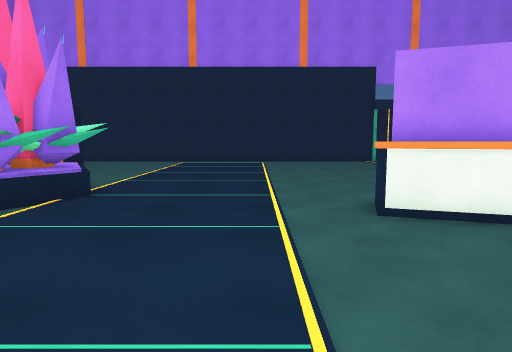
View 1 (above)

24 first-person views from a walk through a Unity game level. The camera is 1.3 m above the floor, tilts 6° down and sees 75° across. The floor is counted in squares, 1 m on a side. Each view is taken from the middle of a square. On the plan, view 1 faces up. The plan holds only what a view shows up to about 14 squares ahead; the rest is blank. The place goes on beyond the plan. Door leaves are left out, so doorways stand open.

View 2
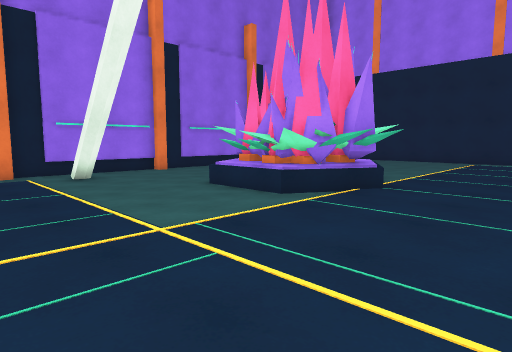

View 3
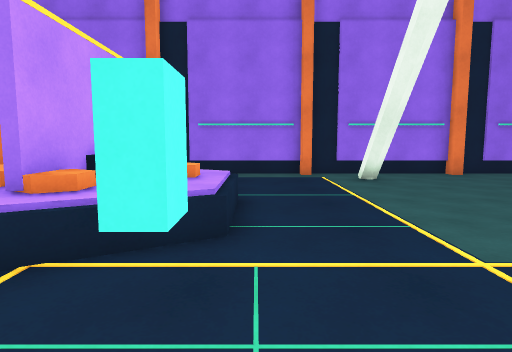

View 4
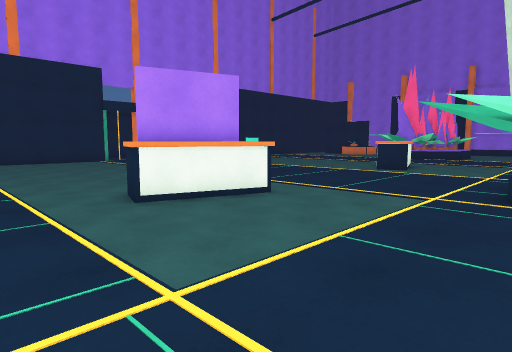

View 5
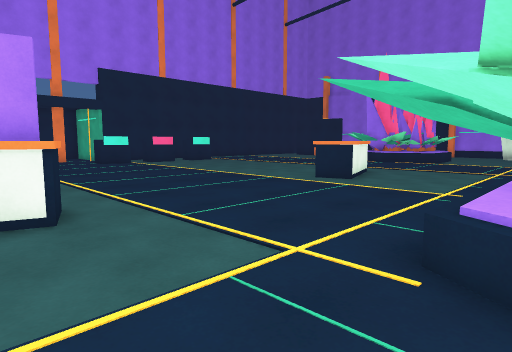

View 6
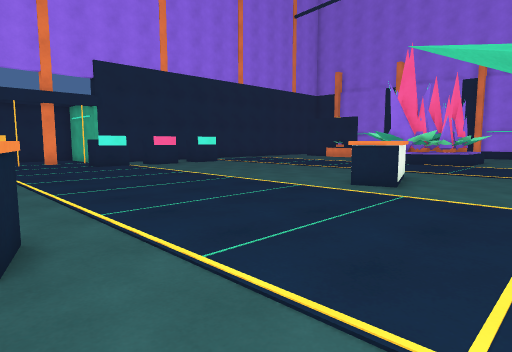

View 7
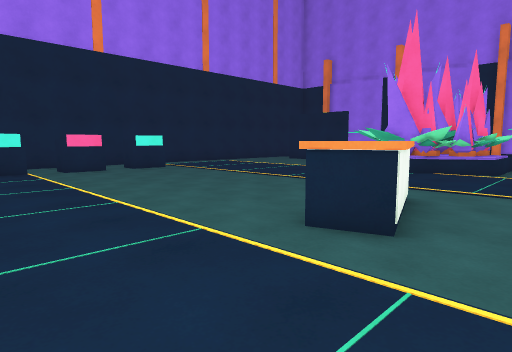

View 8
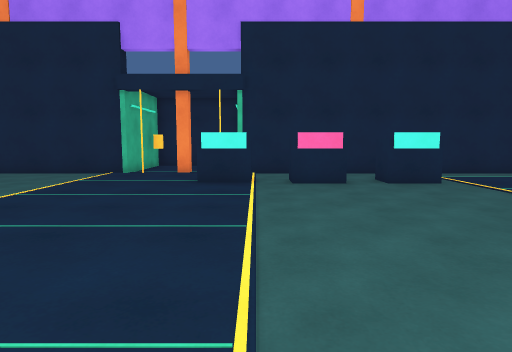

View 9
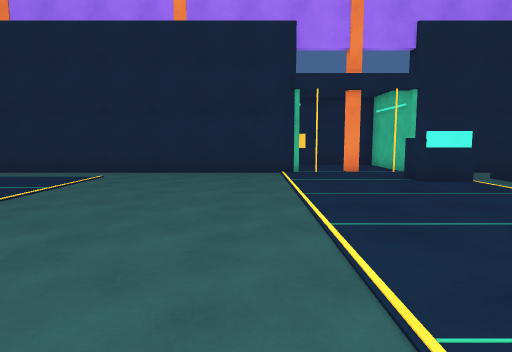

View 10
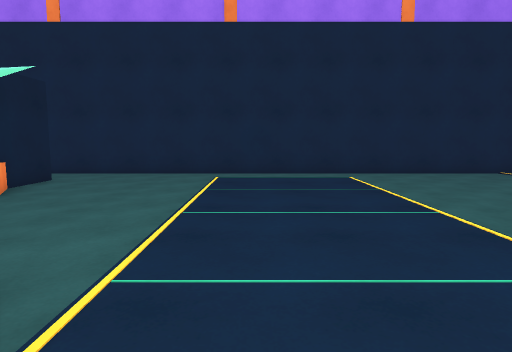

View 11
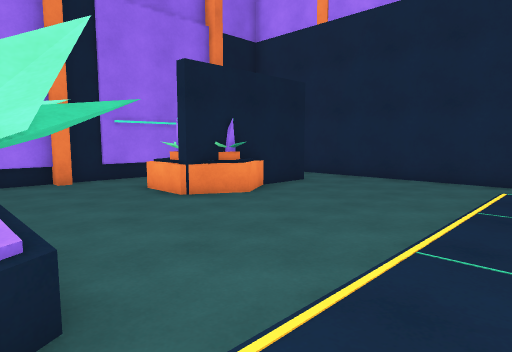

View 12
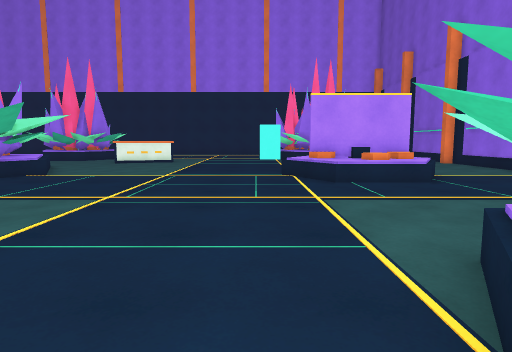

View 13
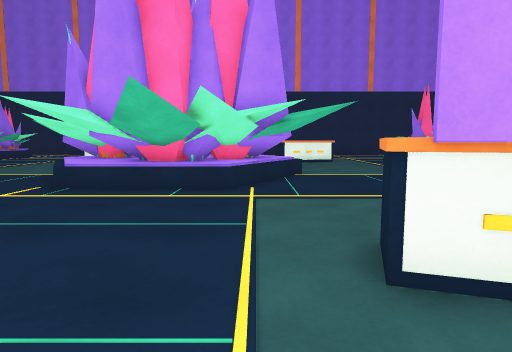

View 14
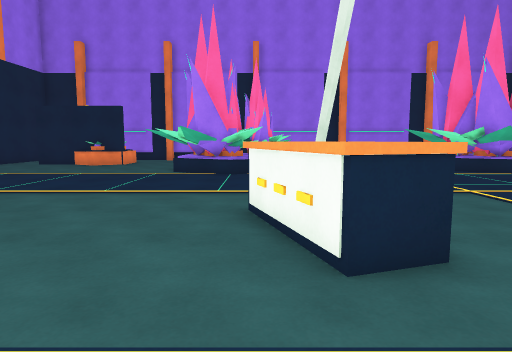

View 15
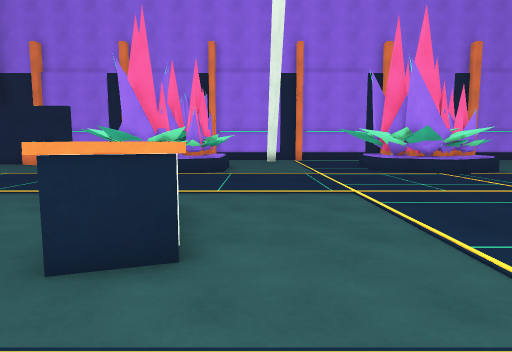

View 16
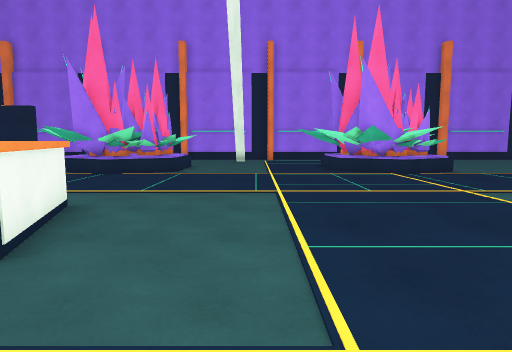

View 17
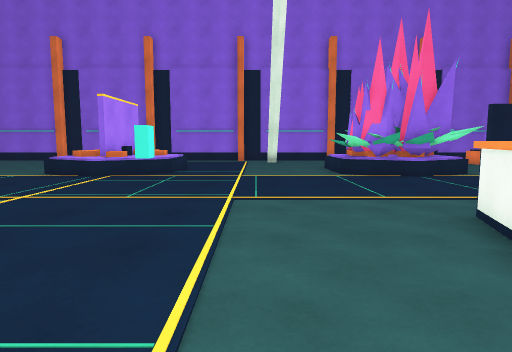

View 18
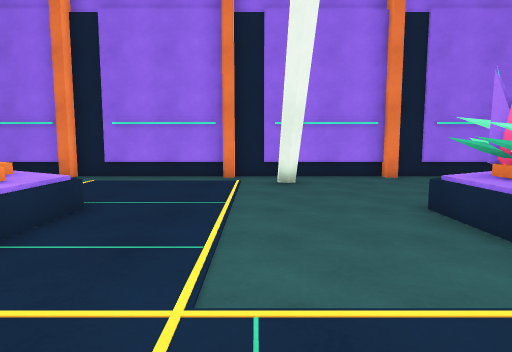

View 19
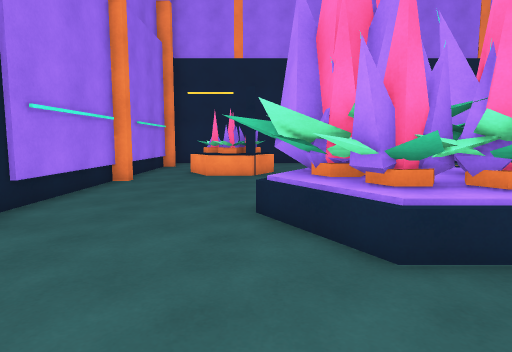

View 20
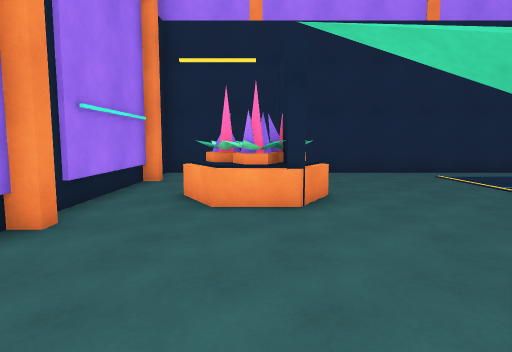

View 21
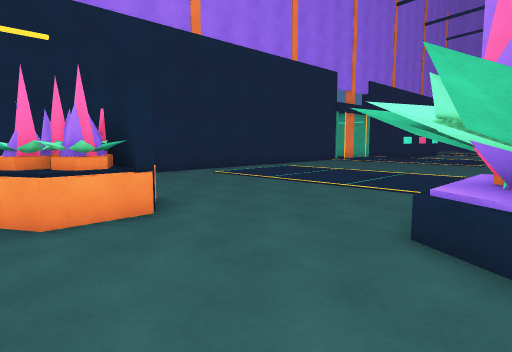

View 22
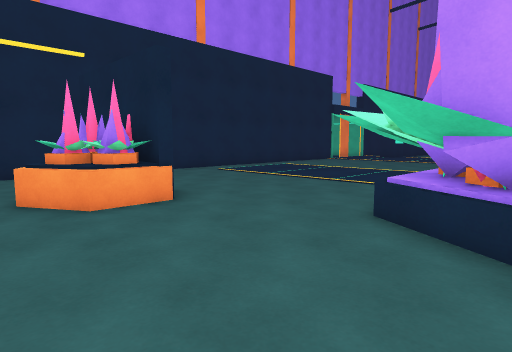

View 23
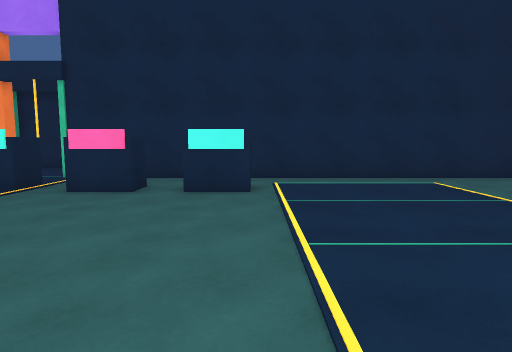

View 24
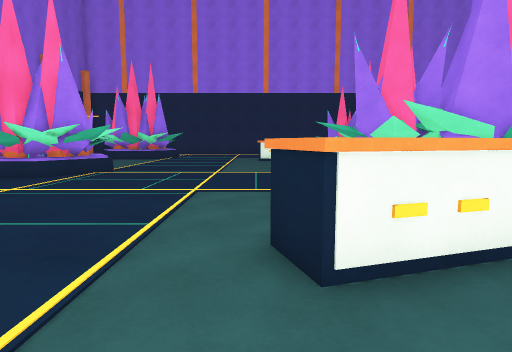

### Floor plan
Points are (right, up) in squares from view 1. A wall is a line through its corners. A room is listed if a view was taken in it or the views show most of it. See-through windows are left out.
Room 1 (views 1, 2, 3, 4, 5, 6, 7, 8, 9, 10, 11, 12, 13, 14, 15, 16, 17, 18, 19, 20, 21, 22, 23, 24)
walls: (5.2, 6.4) (3.4, 6.9); (7.8, 21.7) (-14.6, 21.7) (-14.6, 21); (10.3, 21.7) (9.8, 21.7); (-10.4, 14.5) (-10.4, 18); (-5.5, -3.9) (-5, -3.9); (-11.1, 3) (-11.4, 2.7); (-11.4, 3.4) (-11.2, 3.2) (-11.6, 2.7); (-11.9, 3.5) (-11.7, 3.2); (-11.7, 2.8) (-11.8, 2.7) (-13, 2.7); (-10, 19.5) (-10, 14.5); (-8.5, -3.9) (-7.4, -3.9); (-14.1, 7.2) (-14.1, 6.8) (-14.6, 6.8) (-14.6, 1.1); (-14.1, 13.2) (-14.1, 12.8) (-14.6, 12.8) (-14.6, 7.4); (-14.1, 1.2) (-14.1, 0.8); (-14.6, 0.9) (-14.6, -4.8) (-14.1, -4.8) (-14.1, -5.2); (-14.1, 19.2) (-14.1, 18.8) (-14.6, 18.8) (-14.6, 13.2); (25.5, 21.7) (12.3, 21.7)
low walls: (-4, 8) (-4.3, 7.4); (-4.3, 8.5) (-4.1, 8.2) (-4.5, 7.5); (6.7, -1.4) (7.6, 0.2) (12.5, 0.2); (6.9, -1.6) (7.8, -0.1) (12.2, -0.1); (6.1, -2.4) (6.6, -1.5); (5.2, -4) (6.1, -2.5); (5.5, -4.1) (6.9, -1.7); (-8.5, 5.8) (-8.9, 6.4); (-8.5, 5.5) (-9.1, 6.4); (-9.5, 7.5) (-9.8, 8); (-9.6, 7.3) (-10, 8.1); (-5.5, -1.3) (-4.8, -2.5); (-4.3, -3.4) (-4, -4); (-6.5, -1.6) (-5.6, -1.6) (-5.1, -2.4); (-4.6, -3.4) (-4.1, -4.2) (-4.3, -4.5); (-8.5, -1.6) (-7.4, -1.6); (-12.1, 3.4) (-11.9, 3.2); (-12, 2.8) (-12.1, 2.7); (-12.1, 3) (-12.3, 2.7); (-12.5, 3.5) (-12.2, 3.2) (-12.6, 2.7); (24.3, 7.4) (24, 8); (24.4, 7.6) (24.1, 8.2) (24.3, 8.5); (25.5, 5.8) (25.1, 6.5); (25.5, 5.3) (24.8, 6.5); (24, -4) (24.3, -3.5); (24.3, -4.5) (24.1, -4.2) (24.4, -3.6)
ways out: open door at (10, 22)
objects: other object (-13, 16); other object (-12, 15); other object (-12, 16); other object (-12, 17); other object (-11, 15); other object (-9, -3) to (-8, -3); other object (-9, 7); other object (-9, 10); other object (-9, 16); other object (-8, 6); other object (-8, 9); other object (-8, 10); other object (-7, -4); other object (-7, -3) to (-7, -2); other object (-7, 6); other object (-7, 8); other object (-7, 9); other object (-7, 11); other object (-6, -4) to (-5, -3); other object (-6, 6); other object (-6, 10) to (-5, 10); other object (-5, -5); other object (-5, 6); other object (-5, 7); other object (-5, 8); other object (-5, 9); other object (-4, -2) to (-3, -2); other object (2, 5) to (6, 7); other object (11, 19) to (13, 19); other object (13, -2) to (14, -2); other object (14, 5) to (18, 7); other object (14, 19) to (16, 19); other object (17, 19) to (19, 19); other object (24, -3); other object (25, -5); other object (25, -2); other object (25, 7)

Where each view was taken, in squares from view 1:
view 1: 0 up, 0 right, facing up
view 2: 1 down, 0 right, facing up-left
view 3: 1 down, 1 left, facing left
view 4: 1 down, 1 left, facing up-right
view 5: 1 down, 4 right, facing up-right
view 6: 1 up, 5 right, facing up-right
view 7: 3 up, 10 right, facing up-right
view 8: 8 up, 13 right, facing up
view 9: 8 up, 6 right, facing up
view 10: 8 up, 3 left, facing up
view 11: 10 up, 3 left, facing up-left
view 12: 9 up, 3 left, facing down
view 13: 9 up, 7 right, facing down
view 14: 7 up, 11 right, facing right
view 15: 4 up, 11 right, facing right
view 16: 2 up, 11 right, facing right
view 17: 2 up, 8 right, facing left
view 18: 2 up, 2 left, facing left
view 19: 2 up, 10 left, facing up
view 20: 8 up, 11 left, facing up
view 21: 9 up, 13 left, facing up-right
view 22: 8 up, 14 left, facing up-right
view 23: 10 up, 19 right, facing up
view 24: 10 up, 18 right, facing down
